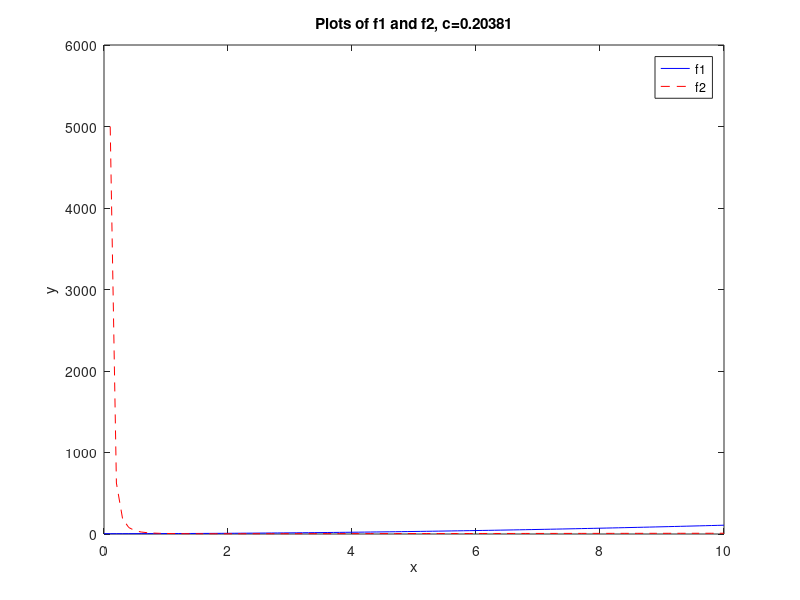

The MATLAB script that drew this image:
% Define the range of x values to plot
x = 0:0.1:10;

% Generate a random value for c between 0 and 1
c = rand;

% Calculate the values of f1 and f2 for the given x range and random c value
f1 = x.^2 + 2*x*c + 4;
f2 = x.^(1/2) + 3*x*c + 5./(x.^3);

% Create a new figure and plot both equations on the same axes
figure;
plot(x, f1, 'b-', x, f2, 'r--');

% Add a title and axis labels
title(['Plots of f1 and f2, c=' num2str(c)]);
xlabel('x');
ylabel('y');

% Add a legend to the plot
legend('f1', 'f2');
